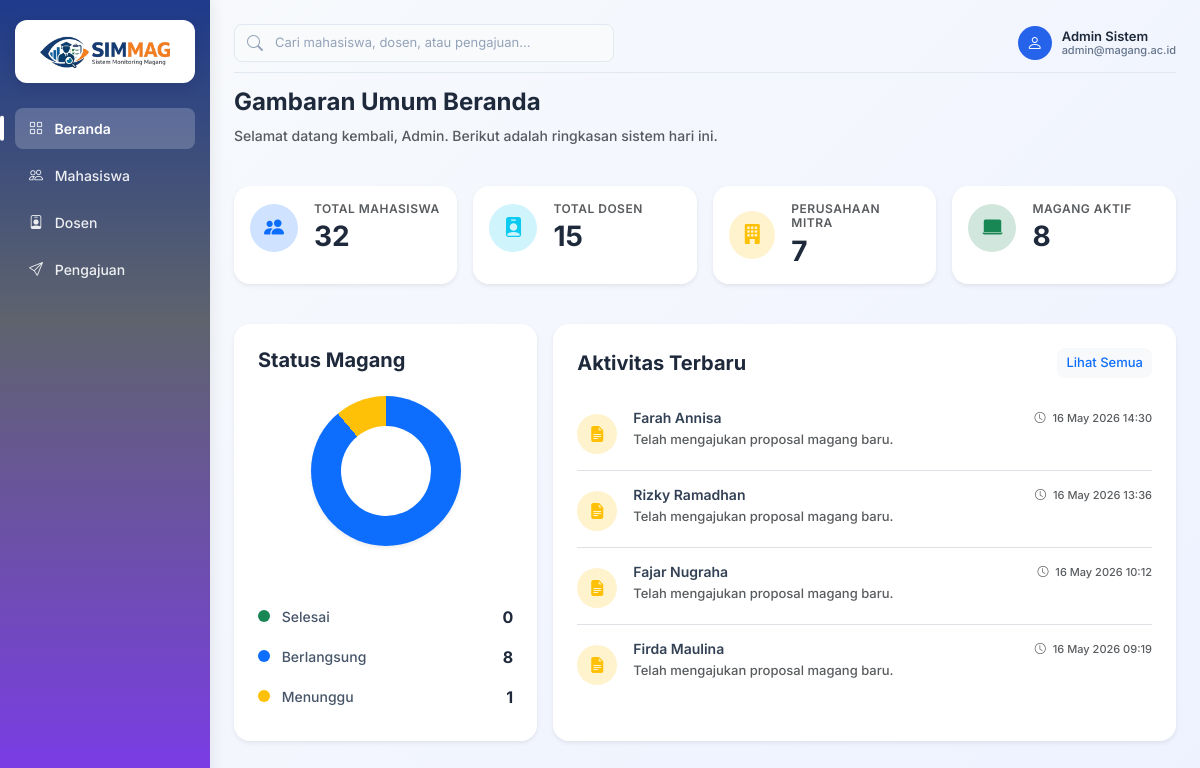
/admin/beranda.php (signed in), run on the app's committed database.
### tables this page shows
CREATE TABLE `pengajuan` (
  `id_pengajuan` int(11) NOT NULL,
  `id_mahasiswa` int(11) DEFAULT NULL,
  `jenis_perusahaan` varchar(50) DEFAULT NULL,
  `nama_perusahaan` varchar(255) DEFAULT NULL,
  `alamat` varchar(255) DEFAULT NULL,
  `provinsi` varchar(100) DEFAULT NULL,
  `kota` varchar(100) DEFAULT NULL,
  `kecamatan` varchar(100) DEFAULT NULL,
  `kode_pos` varchar(20) DEFAULT NULL,
  `judul_proposal` varchar(255) DEFAULT NULL,
  `bidang` varchar(100) DEFAULT NULL,
  `tanggal_mulai` date DEFAULT NULL,
  `tanggal_selesai` date DEFAULT NULL,
  `catatan` text DEFAULT NULL,
  `file_proposal` varchar(255) DEFAULT NULL,
  `status` varchar(50) DEFAULT 'pending',
  `created_at` timestamp NOT NULL DEFAULT current_timestamp()
);

CREATE TABLE `mahasiswa` (
  `id_mahasiswa` int(11) NOT NULL,
  `NIM` varchar(20) NOT NULL,
  `nama` varchar(100) NOT NULL,
  `email` varchar(100) NOT NULL,
  `prodi` varchar(100) NOT NULL,
  `password` varchar(255) NOT NULL,
  `no_hp` varchar(20) DEFAULT NULL
);

### admin/beranda.php (the view, shortened to what this page needs)
<?php
$db = new Database();
$conn = $db->getConnection();
$page = "beranda";
$stmtMahasiswa = $conn->query("SELECT COUNT(*) FROM mahasiswa");
$total_mahasiswa = $stmtMahasiswa->fetchColumn();
$stmtDosen = $conn->query("SELECT COUNT(*) FROM dosen");
$total_dosen = $stmtDosen->fetchColumn();
$stmtPerusahaan = $conn->query("SELECT COUNT(DISTINCT tempat_magang) FROM pendaftaran_magang");
$total_perusahaan = $stmtPerusahaan->fetchColumn();
$stmtAktif = $conn->query("SELECT COUNT(*) FROM pendaftaran_magang WHERE status_pendaftaran = 'Aktif'");
$total_magang = $stmtAktif->fetchColumn();
$stmtSelesai = $conn->query("SELECT COUNT(*) FROM pendaftaran_magang WHERE status_pendaftaran = 'Selesai'");
$status_selesai = $stmtSelesai->fetchColumn();
$stmtBerlangsung = $conn->query("SELECT COUNT(*) FROM pendaftaran_magang WHERE status_pendaftaran = 'Aktif'");
$status_berlangsung = $stmtBerlangsung->fetchColumn();
$stmtMenunggu = $conn->query("SELECT COUNT(*) FROM pengajuan WHERE status = 'Menunggu'");
$status_menunggu = $stmtMenunggu->fetchColumn();
$total_status = $status_selesai + $status_berlangsung + $status_menunggu;
$deg_selesai = ($status_selesai / max($total_status, 1)) * 360;
$deg_berlangsung = ($status_berlangsung / max($total_status, 1)) * 360;
$stmtAktivitas = $conn->query("
    SELECT p.*, m.nama
    FROM pengajuan p
    JOIN mahasiswa m ON p.id_mahasiswa = m.id_mahasiswa
    ORDER BY p.created_at DESC
    LIMIT 4
");
$data_aktivitas = $stmtAktivitas->fetchAll(PDO::FETCH_ASSOC);
?>
<!DOCTYPE html>
<html lang="id">
<head>
    <link href="https://cdn.jsdelivr.net/npm/bootstrap@5.3.0/dist/css/bootstrap.min.css" rel="stylesheet">
    <link href="https://cdn.jsdelivr.net/npm/bootstrap-icons/font/bootstrap-icons.css" rel="stylesheet">
    <link rel="stylesheet" href="assets/css/admin.css">
    <link rel="stylesheet" href="assets/css/beranda.css">
</head>
<body>
    <div class="d-flex">
        <div class="sidebar d-flex flex-column">
            <div>
                <div class="logo-container">
                    <img src="assets/logo.png" class="logo-sidebar">
                </div>
                <a href="beranda.php" class="<?= ($page == 'beranda') ? 'active' : '' ?>">
                    <i class="bi bi-grid me-2"></i> Beranda
                </a>
                <a href="mahasiswa.php">
                    <i class="bi bi-people me-2"></i> Mahasiswa
                </a>
                <a href="dosen.php">
                    <i class="bi bi-person-badge me-2"></i> Dosen
                </a>
                <a href="pengajuan.php">
                    <i class="bi bi-send me-2"></i> Pengajuan
                </a>
            </div>
        </div>
        <div class="p-4 w-100">
            <div class="header-top">
                <form action="search.php" method="GET" class="search-box m-0">
                    <i class="bi bi-search"></i>
                    <input type="text" name="q" placeholder="Cari mahasiswa, dosen, atau pengajuan..." value="<?= isset($_GET['q']) ? htmlspecialchars($_GET['q']) : '' ?>" required>
                </form>
                <div class="profile-section">
                    <div class="profile-wrapper">
                        <div class="profile-info" id="profileToggle" style="cursor:pointer;">
                            <div class="profile-avatar">
                                <i class="bi bi-person"></i>
                            </div>
                            <div class="profile-text">
                                <div class="name">Admin Sistem</div>
                                <div class="email">admin@magang.ac.id</div>
                            </div>
                        </div>
                    </div>
                </div>
            </div>
            <div class="mb-4">
                <h4 class="fw-bold" style="color:#1e293b;">Gambaran Umum Beranda</h4>
                <p class="text-muted mb-0" style="font-size:14px;">Selamat datang kembali, Admin. Berikut adalah ringkasan sistem hari ini.</p>
            </div>
            <div class="row mt-4 g-3">
                <div class="col-md-3">
                    <div class="card p-3 border-0 shadow-sm h-100" style="border-radius: 16px; transition: transform 0.2s;">
                        <div class="d-flex align-items-center">
                            <div class="rounded-circle d-flex align-items-center justify-content-center me-3 bg-primary-subtle text-primary" style="width: 48px; height: 48px;">
                                <i class="bi bi-people-fill fs-5"></i>
                            </div>
                            <div>
                                <h6 class="text-muted mb-1" style="font-size: 12px; text-transform: uppercase; letter-spacing: 0.5px;">Total Mahasiswa</h6>
                                <h3 class="fw-bold mb-0" style="color: #1e293b;"><?= $total_mahasiswa ?></h3>
                            </div>
                        </div>
                    </div>
                </div>
                <div class="col-md-3">
                    <div class="card p-3 border-0 shadow-sm h-100" style="border-radius: 16px; transition: transform 0.2s;">
                        <div class="d-flex align-items-center">
                            <div class="rounded-circle d-flex align-items-center justify-content-center me-3 bg-info-subtle text-info" style="width: 48px; height: 48px;">
                                <i class="bi bi-person-badge-fill fs-5"></i>
                            </div>
                            <div>
                                <h6 class="text-muted mb-1" style="font-size: 12px; text-transform: uppercase; letter-spacing: 0.5px;">Total Dosen</h6>
                                <h3 class="fw-bold mb-0" style="color: #1e293b;"><?= $total_dosen ?></h3>
                            </div>
                        </div>
                    </div>
                </div>
                <div class="col-md-3">
                    <div class="card p-3 border-0 shadow-sm h-100" style="border-radius: 16px; transition: transform 0.2s;">
                        <div class="d-flex align-items-center">
                            <div class="rounded-circle d-flex align-items-center justify-content-center me-3 bg-warning-subtle text-warning" style="width: 48px; height: 48px;">
                                <i class="bi bi-building-fill fs-5"></i>
                            </div>
                            <div>
                                <h6 class="text-muted mb-1" style="font-size: 12px; text-transform: uppercase; letter-spacing: 0.5px;">Perusahaan Mitra</h6>
                                <h3 class="fw-bold mb-0" style="color: #1e293b;"><?= $total_perusahaan ?></h3>
                            </div>
                        </div>
                    </div>
                </div>
                <div class="col-md-3">
                    <div class="card p-3 border-0 shadow-sm h-100" style="border-radius: 16px; transition: transform 0.2s;">
                        <div class="d-flex align-items-center">
                            <div class="rounded-circle d-flex align-items-center justify-content-center me-3 bg-success-subtle text-success" style="width: 48px; height: 48px;">
                                <i class="bi bi-laptop-fill fs-5"></i>
                            </div>
                            <div>
                                <h6 class="text-muted mb-1" style="font-size: 12px; text-transform: uppercase; letter-spacing: 0.5px;">Magang Aktif</h6>
                                <h3 class="fw-bold mb-0" style="color: #1e293b;"><?= $total_magang ?></h3>
                            </div>
                        </div>
                    </div>
                </div>
            </div>
            <div class="row mt-4 align-items-stretch g-3">
                <div class="col-md-4 d-flex">
                    <div class="card p-4 text-center border-0 shadow-sm h-100 w-100" style="border-radius: 16px;">
                        <h5 class="fw-bold text-start mb-4" style="color: #1e293b;">Status Magang</h5>
                        <div class="d-flex justify-content-center align-items-center mb-4">
                            <div class="pie-chart shadow-sm"
                                style="width: 150px; height: 150px; border-radius: 50%; position: relative;
                                    background: conic-gradient(
                                        #198754 0deg <?= $deg_selesai ?>deg,
                                        #0d6efd <?= $deg_selesai ?>deg <?= $deg_selesai + $deg_berlangsung ?>deg,
                                        #ffc107 <?= $deg_selesai + $deg_berlangsung ?>deg 360deg
                                    );">
                                <div style="position: absolute; top: 50%; left: 50%; transform: translate(-50%, -50%); width: 90px; height: 90px; background: white; border-radius: 50%;"></div>
                            </div>
                        </div>
                        <div class="text-start mt-auto">
                            <ul class="list-group list-group-flush">
                                <li class="list-group-item d-flex justify-content-between align-items-center border-0 px-0 py-2">
                                    <span style="font-size: 14px; color: #475569;"><span class="d-inline-block rounded-circle me-2" style="width: 12px; height: 12px; background:#198754;"></span> Selesai</span>
                                    <span class="fw-bold" style="color: #1e293b;"><?= $status_selesai ?></span>
                                </li>
                                <li class="list-group-item d-flex justify-content-between align-items-center border-0 px-0 py-2">
                                    <span style="font-size: 14px; color: #475569;"><span class="d-inline-block rounded-circle me-2" style="width: 12px; height: 12px; background:#0d6efd;"></span> Berlangsung</span>
                                    <span class="fw-bold" style="color: #1e293b;"><?= $status_berlangsung ?></span>
                                </li>
                                <li class="list-group-item d-flex justify-content-between align-items-center border-0 px-0 py-2">
                                    <span style="font-size: 14px; color: #475569;"><span class="d-inline-block rounded-circle me-2" style="width: 12px; height: 12px; background:#ffc107;"></span> Menunggu</span>
                                    <span class="fw-bold" style="color: #1e293b;"><?= $status_menunggu ?></span>
                                </li>
                            </ul>
                        </div>
                    </div>
                </div>
                <div class="col-md-8 d-flex">
                    <div class="card p-4 border-0 shadow-sm h-100 w-100" style="border-radius: 16px;">
                        <div class="d-flex justify-content-between align-items-center mb-4">
                            <h5 class="fw-bold mb-0" style="color: #1e293b;">Aktivitas Terbaru</h5>
                            <a href="pengajuan.php" class="btn btn-sm btn-light text-primary" style="border-radius: 8px; font-size: 13px; font-weight: 500;">Lihat Semua</a>
                        </div>
                        <div class="mt-2 flex-grow-1">
                            <?php if ($data_aktivitas): ?>
                                <?php foreach ($data_aktivitas as $aktivitas): ?>
                                    <div class="d-flex align-items-start mb-3 pb-3 <?= ($aktivitas !== end($data_aktivitas)) ? 'border-bottom' : '' ?>">
                                        <div class="flex-shrink-0">
                                            <div class="bg-warning-subtle text-warning rounded-circle d-flex align-items-center justify-content-center mt-1" style="width: 40px; height: 40px;">
                                                <i class="bi bi-file-earmark-text-fill fs-6"></i>
                                            </div>
                                        </div>
                                        <div class="ms-3 w-100">
                                            <div class="d-flex justify-content-between align-items-center">
                                                <h6 class="mb-0 fw-semibold" style="color: #334155; font-size: 14px;"><?= $aktivitas['nama'] ?></h6>
                                                <small class="text-muted" style="font-size: 11px;">
                                                    <i class="bi bi-clock me-1"></i>
                                                    <?= date('d M Y H:i', strtotime($aktivitas['created_at'])) ?>
                                                </small>
                                            </div>
                                            <p class="text-muted mb-0 mt-1" style="font-size: 13px;">Telah mengajukan proposal magang baru.</p>
                                        </div>
                                    </div>
                                <?php endforeach; ?>
                            <?php endif; ?>
                        </div>
                    </div>
                </div>
            </div>
        </div>
    </div>
</body>
</html>

### data on the page
pengajuan: id_mahasiswa.nama "Farah Annisa", created_at "16 May 2026 14:30"
pengajuan: id_mahasiswa.nama "Rizky Ramadhan", created_at "16 May 2026 13:36"
pengajuan: id_mahasiswa.nama "Fajar Nugraha", created_at "16 May 2026 10:12"
pengajuan: id_mahasiswa.nama "Firda Maulina", created_at "16 May 2026 09:19"

### other printed values
$total_mahasiswa "32"
$total_dosen "15"
$total_perusahaan "7"
$total_magang "8"
$status_selesai "0"
$status_berlangsung "8"
$status_menunggu "1"
